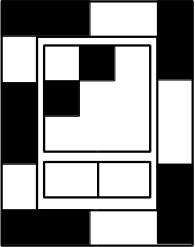
#> input picture data/tests/tag.png, 195 x 247 px, found by its file name
$ python test.py   (Python 2 division)   (older library calls are emulated)
#> lines starting #> are read from the running program, lines starting #| are printed output that depends on the picture; after the words box and inside, x2 and y2 are one past the last pixel; in counts of white or black regions, pixels touching at a corner belong together
# -*- coding: utf-8 -*-
"""
Created on Sun Jan 31 01:08:37 2016

@author: emilie
"""

import cv2
import numpy as np
from matplotlib import pyplot as plt


#...........................Importation de l'image:....................

img = cv2.imread('tag.png')
#> img is the input picture: shape (247, 195, 3); min 0, max 255, mean 141.3
imgray = cv2.cvtColor (img,cv2.COLOR_BGR2GRAY) #niveau de gris

#.............................detection de contours.....................

ret,thresh = cv2.threshold(imgray,127,255,0)
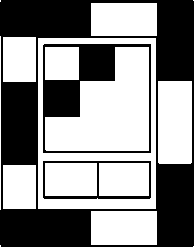
#> thresh: shape (247, 195); 55.2% white; 3 black regions
# image,contours and hierarchy
image,contours,hierarchy = cv2.findContours(thresh,cv2.RETR_TREE,cv2.CHAIN_APPROX_SIMPLE)
#> contours = 16 contours, 4 with area under 20; largest, box (x1, y1, x2, y2) and area: (38, 38, 156, 209) 19890, (42, 43, 152, 154) 11986, (45, 47, 149, 151) 6970, (42, 160, 152, 200) 4245, (158, 81, 192, 164) 2705
len(contours)#Comptage du nombre de contours fermés
cnt = len(contours)
#> cnt = 16
cv2.drawContours(img,contours,-1,(0,255,0),2)
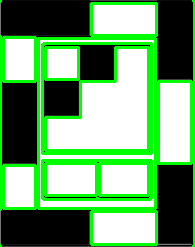
#> img: shape (247, 195, 3); mean B, G, R 107, 160.5, 107

#............................... Affichage...............................

cv2.imshow('Contours',img)
plt.show()
cv2.waitKey(0)
cv2.destroyAllWindows()

#....................filtre de sobel...................................


scale = 1
delta = 0
ddepth = cv2.CV_16S

img = cv2.imread('Cap.jpg')
#> (the run stopped early here; a loop or call above may not have finished)
